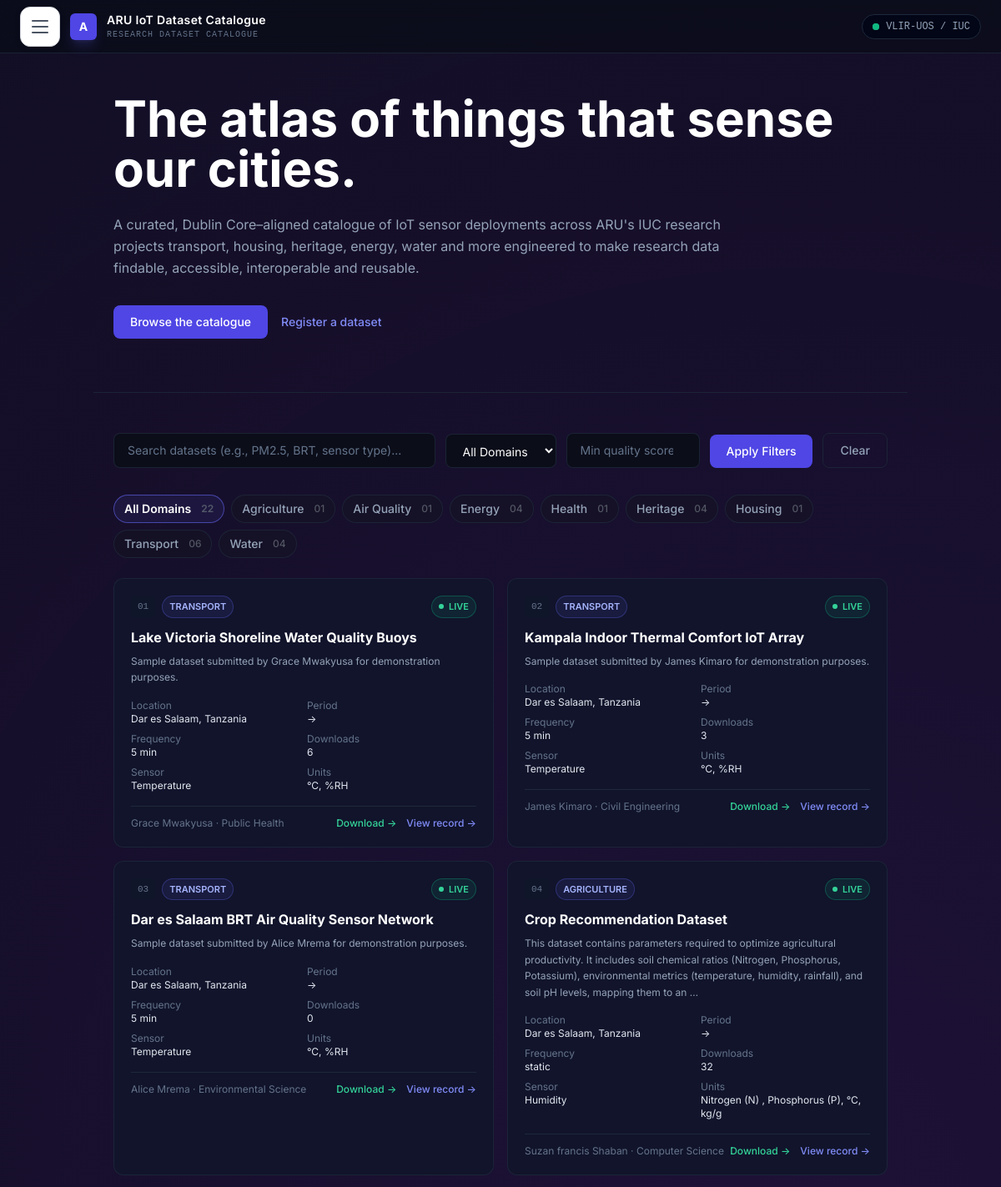
The page / (upper part) on the database its author committed.
### catalogue/models.py (models this page shows, shortened)
class Domain(models.Model):
    name = models.CharField(max_length=100, unique=True)
    slug = models.SlugField(max_length=100, unique=True)
    description = models.TextField(blank=True)
    is_active = models.BooleanField(default=True)
    class Meta:
        ordering = ['name']

class Dataset(models.Model):
    STATUS_CHOICES = [
        ('draft', 'Draft'),
        ('pending', 'Pending Review'),
        ('live', 'Live'),
    ]
    SENSOR_TYPE_CHOICES = [
        ('Temperature', 'Temperature'),
        ('Humidity', 'Humidity'),
        ('Air Quality', 'Air Quality'),
        ('Water Quality', 'Water Quality'),
        ('Energy', 'Energy'),
        ('Motion', 'Motion'),
        ('Sound', 'Sound'),
        ('Light', 'Light'),
        ('Other', 'Other'),
    ]
    OUTPUT_FORMAT_CHOICES = [
        ('CSV', 'CSV'),
        ('JSON', 'JSON'),
        ('Parquet', 'Parquet'),
        ('XML', 'XML'),
        ('Other', 'Other'),
    ]
    LICENSE_CHOICES = [
        ('CC BY 4.0', 'CC BY 4.0'),
        ('CC0', 'CC0'),
        ('CC BY-SA 4.0', 'CC BY-SA 4.0'),
        ('MIT', 'MIT'),
        ('Other', 'Other'),
    ]
    title = models.CharField(max_length=255, blank=True)
    description = models.TextField(blank=True)
    researcher = models.ForeignKey(User, on_delete=models.CASCADE, related_name='datasets')
    lead_researcher = models.CharField(max_length=255, blank=True, help_text='Name to display as the lead researcher for this dataset.')
    domain = models.ForeignKey(Domain, on_delete=models.PROTECT, related_name='datasets')
    sensor_type = models.CharField(max_length=100, choices=SENSOR_TYPE_CHOICES, blank=True)
    iuc_project_code = models.CharField(max_length=100, blank=True)
    output_format = models.CharField(max_length=20, choices=OUTPUT_FORMAT_CHOICES, default='CSV')
    location = models.CharField(max_length=255, blank=True)
    update_frequency = models.CharField(max_length=50, blank=True)
    start_date = models.DateField(null=True, blank=True)
    end_date = models.DateField(null=True, blank=True)
    units_of_measurement = models.CharField(max_length=100, blank=True)
    quality_score = models.DecimalField(
        max_digits=3,
        decimal_places=2,
        default=0.00,
        validators=[MinValueValidator(0), MaxValueValidator(5)]
    )
    license = models.CharField(max_length=100, choices=LICENSE_CHOICES, default='CC BY 4.0')
    download_link = models.URLField(null=True, blank=True)
    department = models.CharField(max_length=100, blank=True)
    data_file = models.FileField(upload_to='datasets/', blank=True, null=True)
    doi = models.CharField(max_length=100, blank=True, null=True)
    status = models.CharField(max_length=10, choices=STATUS_CHOICES, default='draft')
    download_count = models.PositiveIntegerField(default=0)
    created_at = models.DateTimeField(auto_now_add=True)
    class Meta:
        ordering = ['-created_at']

### catalogue/views.py (the view)
# urls.py: path('', views.home, name='home'),
def home(request):
    live_datasets = Dataset.objects.filter(status='live')
    total_registered = live_datasets.count()
    active_deployments = live_datasets.values('location').distinct().count()
    mean_quality = live_datasets.aggregate(Avg('quality_score'))['quality_score__avg'] or 0
    domains = Domain.objects.annotate(
        dataset_count=Count('datasets', filter=Q(datasets__status='live'))
    ).order_by('name')
    search_query = request.GET.get('q', '').strip()
    domain_slug = request.GET.get('domain', '').strip()
    min_score = request.GET.get('min_score', '').strip()
    datasets = live_datasets.select_related('domain', 'researcher').order_by('-created_at')
    if search_query:
        datasets = datasets.filter(
            Q(title__icontains=search_query) | Q(description__icontains=search_query)
        )
    if domain_slug:
        datasets = datasets.filter(domain__slug=domain_slug)
    if min_score:
        try:
            datasets = datasets.filter(quality_score__gte=float(min_score))
        except ValueError:
            pass
    datasets = datasets[:20]
    total_downloads = live_datasets.aggregate(total=Sum('download_count'))['total'] or 0
    top_datasets = live_datasets.select_related('domain', 'researcher').order_by('-download_count')[:6]
    context = {
        'total_registered': total_registered,
        'active_deployments': active_deployments,
        'total_downloads': total_downloads,
        'mean_quality': round(mean_quality, 2),
        'domains': domains,
        'datasets': datasets,
        'top_datasets': top_datasets,
        'search_query': search_query,
        'selected_domain': domain_slug,
        'selected_min_score': min_score,
    }
    return render(request, 'index.html', context)

### iot_portal/context_processors.py (called while the page is built, shortened)
def user_timezone_auto_detected(request):
    auto_detected = False
    if request.user.is_authenticated:
        try:
            auto_detected = getattr(request.user.profile, 'time_zone_auto_detected', False)
        except Exception:
            auto_detected = False
    return {
        'user_timezone_auto_detected': auto_detected,
    }

def user_theme_preference(request):
    theme = 'system'
    admin_theme = 'system'
    path = getattr(request, 'path', '')
    is_admin_path = any(path.startswith(prefix) for prefix in [
        '/dashboard/',
        '/analytics/',
        '/profile/',
        '/governance/',
        '/feedback-management/',
        '/portal-admin/',
    ])
    current_theme = admin_theme if is_admin_path else theme
    return {
        'user_theme_preference': theme,
        'user_admin_theme_preference': admin_theme,
        'current_theme': current_theme,
    }

def general_settings(request):
    from catalogue.models import SystemSetting
    settings_qs = SystemSetting.objects.filter(category='general')
    settings_map = {s.key: s.value for s in settings_qs}
    return {
        'general_settings': settings_map,
    }

### catalogue/templates/index.html (shortened to what this page needs)
{% extends 'base.html' %}
{% load humanize %}
{% block content %}
<section class="border-b border-slate-800/80 px-6 pt-12 pb-16">
    <div class="max-w-7xl mx-auto">
        <h1 class="text-4xl md:text-6xl font-bold text-white mb-6 leading-tight">
            The atlas of things that sense our cities.
        </h1>
        <p class="text-slate-400 max-w-3xl mb-8 leading-relaxed">
            A curated, Dublin Core–aligned catalogue of IoT sensor deployments across ARU's IUC research projects transport, housing, heritage, energy, water and more engineered to make research data findable, accessible, interoperable and reusable.
        </p>
        <div class="flex items-center gap-4">
            <a href="#browse" class="px-5 py-2.5 bg-indigo-600 hover:bg-indigo-500 text-white text-sm font-medium rounded-lg transition-colors">Browse the catalogue</a>
            <a href="{% url 'register_dataset' %}" class="text-indigo-400 hover:text-indigo-300 text-sm font-medium transition-colors">Register a dataset</a>
        </div>
    </div>
</section>
<section id="browse" class="border-b border-slate-800/80 px-6 pt-12 pb-8">
    <div class="max-w-7xl mx-auto">
        <form method="GET" action="{% url 'home' %}" class="flex flex-wrap gap-3 items-end mb-8">
            <input type="text" name="q" value="{{ search_query }}" placeholder="Search datasets (e.g., PM2.5, BRT, sensor type)..." class="flex-1 min-w-[200px] px-4 py-2.5 bg-[#0b0d19] border border-slate-800/80 rounded-lg text-sm text-white placeholder-slate-500 focus:outline-none focus:border-indigo-500">
            <select name="domain" class="px-4 py-2.5 bg-[#0b0d19] border border-slate-800/80 rounded-lg text-sm text-white focus:outline-none focus:border-indigo-500">
                <option value="">All Domains</option>
            </select>
            <input type="number" name="min_score" value="{{ selected_min_score }}" placeholder="Min quality score" step="0.01" min="0" max="5" class="w-40 px-4 py-2.5 bg-[#0b0d19] border border-slate-800/80 rounded-lg text-sm text-white placeholder-slate-500 focus:outline-none focus:border-indigo-500">
            <button type="submit" class="px-5 py-2.5 bg-indigo-600 hover:bg-indigo-500 text-white text-sm font-medium rounded-lg transition-colors">Apply Filters</button>
            <a href="{% url 'home' %}" class="px-5 py-2.5 border border-slate-800/80 text-slate-400 hover:text-white text-sm font-medium rounded-lg transition-colors">Clear</a>
        </form>
        <div class="domain-tabs flex flex-wrap gap-2 mb-6">
            <a href="{% url 'home' %}" data-domain="" class="domain-tab px-3 py-1.5 text-sm rounded-full border border-indigo-500/60 bg-indigo-500/10 text-white font-semibold">All Domains <span class="ml-1 text-xs opacity-70">{{ total_registered }}</span></a>
            {% for d in domains %}
            <a href="{% url 'home' %}?domain={{ d.slug }}" data-domain="{{ d.slug }}" class="domain-tab px-3 py-1.5 text-sm rounded-full border border-slate-800/80 text-slate-400 hover:text-white transition-colors">{{ d.name }} <span class="ml-1 text-xs opacity-70">{{ d.dataset_count|default:"0"|stringformat:"02d" }}</span></a>
            {% endfor %}
        </div>
        <div id="dataset-grid" class="grid grid-cols-1 md:grid-cols-2 gap-4">
            {% for dataset in datasets %}
            <div class="bg-[#11142b] border border-slate-800/80 rounded-xl p-5 hover:border-indigo-500/40 transition-all cursor-pointer">
                <div class="flex items-center justify-between mb-3">
                    <div class="flex items-center gap-2">
                        <span class="text-[11px] font-mono text-slate-500 bg-slate-900/50 px-2 py-1 rounded">{{ forloop.counter|stringformat:"02d" }}</span>
                        <span class="text-[11px] font-semibold text-indigo-300 bg-indigo-500/10 border border-indigo-500/30 px-2 py-1 rounded-full">{{ dataset.domain.name|upper }}</span>
                    </div>
                    {% if dataset.status == 'live' %}
                    <span class="flex items-center gap-1.5 text-[11px] font-semibold text-emerald-400 bg-emerald-500/10 border border-emerald-500/30 px-2 py-1 rounded-full">
                        <span class="w-1.5 h-1.5 rounded-full bg-emerald-400 animate-pulse"></span> LIVE
                    </span>
                    {% endif %}
                </div>
                <h3 class="text-base font-bold text-white mb-2 leading-snug">{{ dataset.title }}</h3>
                <p class="text-xs text-slate-400 leading-relaxed mb-4">{{ dataset.description|truncatewords:30 }}</p>
                <div class="grid grid-cols-2 gap-2 text-xs mb-4">
                    <div><span class="text-slate-500 block">Location</span><span class="text-slate-200" title="{{ dataset.location }}">{{ dataset.location }}</span></div>
                    <div><span class="text-slate-500 block">Period</span><span class="text-slate-200">{{ dataset.start_date|date:"Y-m-d" }} → {{ dataset.end_date|date:"Y-m-d" }}</span></div>
                    <div><span class="text-slate-500 block">Frequency</span><span class="text-slate-200">{{ dataset.update_frequency }}</span></div>
                    <div><span class="text-slate-500 block">Downloads</span><span class="text-slate-200">{{ dataset.download_count }}</span></div>
                    <div><span class="text-slate-500 block">Sensor</span><span class="text-slate-200">{{ dataset.sensor_type }}</span></div>
                    <div><span class="text-slate-500 block">Units</span><span class="text-slate-200">{{ dataset.units_of_measurement }}</span></div>
                </div>
                <div class="flex items-center justify-between border-t border-slate-800 pt-3">
                    <div class="text-xs text-slate-500">{{ dataset.researcher.get_full_name|default:dataset.researcher.username }} &middot; {{ dataset.department }}</div>
                    <div class="flex items-center gap-3">
                        <a href="{% url 'dataset_download' dataset.id %}" class="text-xs font-medium text-emerald-400 hover:text-emerald-300 transition-colors">Download →</a>
                        <a href="{% url 'dataset_detail' dataset.id %}" class="text-xs font-medium text-indigo-400 hover:text-indigo-300 transition-colors">View record →</a>
                    </div>
                </div>
            </div>
            {% empty %}
            <div class="md:col-span-2 bg-[#11142b] border border-slate-800/80 rounded-xl p-8 text-center">
                <p class="text-sm text-slate-400">No matching datasets found for the selected filters.</p>
            </div>
            {% endfor %}
        </div>
    </div>
</section>
{% endblock %}

### catalogue/static/css/style.css (style rules this page uses)
:root { --bg-deep: #0b0c10; --bg-surface: rgba(20, 22, 30, 0.65); --bg-surface-solid: #14161e; --border-glass: rgba(255, 255, 255, 0.05); --border-glass-strong: rgba(255, 255, 255, 0.1); --accent-purple: #8A2BE2; --accent-purple-soft: rgba(138, 43, 226, 0.15); --accent-cyan: #4D77FF; --accent-cyan-soft: rgba(77, 119, 255, 0.12); --accent-mint: #00ff9d; --accent-mint-soft: rgba(0, 255, 157, 0.12); --accent-red: #ff4d4d; --accent-gold: #ffc107; --text-primary: #e5e5e5; --text-secondary: #8f94a6; --text-muted: #5a5f70; --font-sans: 'Inter', system-ui, -apple-system, BlinkMacSystemFont, sans-serif; --font-mono: ui-monospace, SFMono-Regular, Menlo, Monaco, Consolas, monospace; --radius: 4px; --radius-pill: 9999px; }
* { margin: 0; padding: 0; box-sizing: border-box; }
html { scroll-behavior: smooth; }
body { font-family: var(--font-sans); background-color: var(--bg-deep); color: var(--text-primary); min-height: 100vh; line-height: 1.6; -webkit-font-smoothing: antialiased; position: relative; }
body::before { content: ''; position: fixed; top: 0; left: 0; width: 100%; height: 100%; background: radial-gradient(circle at 80% 20%, rgba(138, 43, 226, 0.15), transparent 50%); pointer-events: none; z-index: 0; }
a { color: var(--accent-cyan); text-decoration: none; transition: color 0.2s ease; }
.domain-tab { display: inline-flex; align-items: center; gap: 8px; padding: 10px 16px; border-radius: var(--radius); background: rgba(20, 22, 30, 0.4); border: 1px solid var(--border-glass); color: var(--text-secondary); font-size: 0.85rem; font-weight: 500; transition: all 0.2s ease; }

### catalogue/static/css/theme.css (style rules this page uses)
[data-theme="light"] { --bg-deep: #f8f9fa; --bg-surface: rgba(255, 255, 255, 0.85); --bg-surface-solid: #ffffff; --border-glass: rgba(0, 0, 0, 0.06); --border-glass-strong: rgba(0, 0, 0, 0.12); --text-primary: #1a1a2e; --text-secondary: #6c757d; --text-muted: #adb5bd; --accent-purple: #6f42c1; --accent-cyan: #0d6efd; --accent-mint: #198754; --accent-gold: #ffc107; --accent-indigo: #6610f2; --shadow-glass: rgba(0, 0, 0, 0.08); }
body { background: var(--bg-deep); color: var(--text-primary); transition: background-color 0.3s ease, color 0.3s ease; }
h1, h2, h3, h4, h5, h6 { color: var(--text-primary); }
p, span, div { color: var(--text-secondary); }
input, textarea, select { background: var(--bg-surface); border: 1px solid var(--border-glass-strong); color: var(--text-primary); }

### rows shown on the page
Domain: name "Agriculture", dataset_count "01"
Domain: name "Air Quality", dataset_count "01"
Domain: name "Energy", dataset_count "04"
Domain: name "Health", dataset_count "01"
Domain: name "Heritage", dataset_count "04"
Domain: name "Housing", dataset_count "01"
Domain: name "Transport", dataset_count "06"
Domain: name "Water", dataset_count "04"
Dataset: domain.name "TRANSPORT", status "live" (drawn), title "Lake Victoria Shoreline Water Quality Buoys", description "Sample dataset submitted by Grace Mwakyusa for demonstration purposes.", location "Dar es Salaam, Tanzania", update_frequency "5 min", download_count "6", sensor_type "Temperature", units_of_measurement "°C, %RH", researcher.get_full_name "Grace Mwakyusa", department "Public Health"
Dataset: domain.name "TRANSPORT", status "live" (drawn), title "Kampala Indoor Thermal Comfort IoT Array", description "Sample dataset submitted by James Kimaro for demonstration purposes.", location "Dar es Salaam, Tanzania", update_frequency "5 min", download_count "3", sensor_type "Temperature", units_of_measurement "°C, %RH", researcher.get_full_name "James Kimaro", department "Civil Engineering"
Dataset: domain.name "TRANSPORT", status "live" (drawn), title "Dar es Salaam BRT Air Quality Sensor Network", description "Sample dataset submitted by Alice Mrema for demonstration purposes.", location "Dar es Salaam, Tanzania", update_frequency "5 min", download_count "0", sensor_type "Temperature", units_of_measurement "°C, %RH", researcher.get_full_name "Alice Mrema", department "Environmental Science"
Dataset: domain.name "AGRICULTURE", status "live" (drawn), title "Crop Recommendation Dataset", description "This dataset contains parameters required to optimize agricultural productivity. It includes soil chemical ratios (Nitrogen, Phosphorus, Potassium), environmental metrics (temperature, humidity, rainfall), and soil pH levels, mapping them to an …", location "Dar es Salaam, Tanzania", update_frequency "static", download_count "32", sensor_type "Humidity", units_of_measurement "Nitrogen (N) , Phosphorus (P), °C, kg/g", researcher.get_full_name "Suzan francis Shaban", department "Computer Science"

### other values the page prints
{{ total_registered }} "22"
